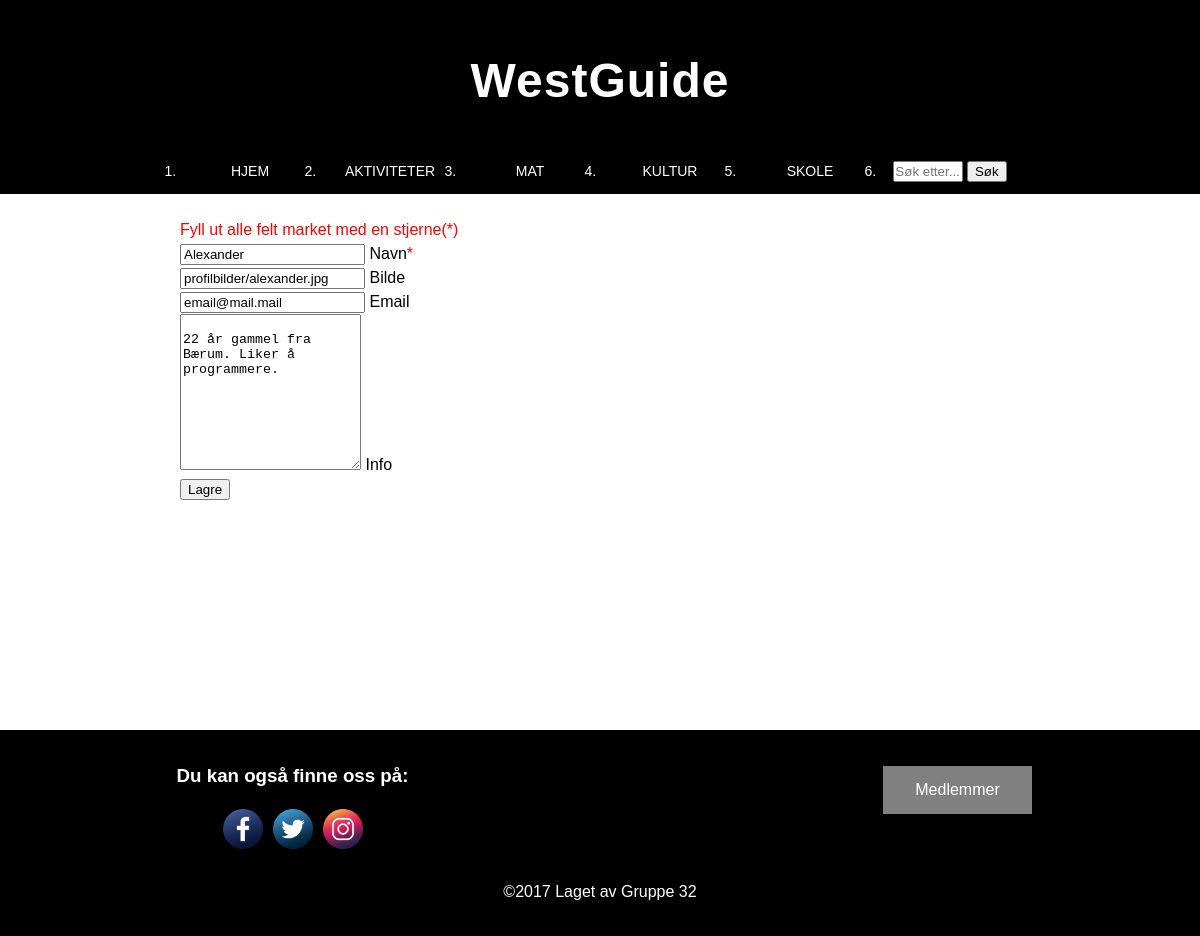
Screenshot of /edit-employee.php?id=3 with the database file from the repository.
### tables this page shows
CREATE TABLE IF NOT EXISTS `employees` (
  `id` int(11) NOT NULL,
  `employee_name` varchar(255) NOT NULL,
  `employee_picture` text,
  `employee_email` text,
  `employee_info` text
);

### connection-footer.php (called while the page is built)
<?php
$statement->execute();
$events = [];
while($row = $statement->fetch(PDO::FETCH_ASSOC))
{
    $events[] = $row;
}

### edit-employee.php (the view, shortened to what this page needs)
<?php
require 'connection-header.php';
$statement = $connection->prepare('SELECT * FROM employees WHERE id =' .$_GET['id']);
require 'connection-footer.php';
require 'header.php';
foreach ($events as $event)
{
    echo '<font color="red">Fyll ut alle felt market med en stjerne(*)</font><br>'; ?>
    <main class="form-edit">
        <div class="">
            <form class="" action="update-employee.php" method="post">
                <div class="">
                    <input class="" type="text" id="edit-name" name="edit-name" value="<?= $event['employee_name'] ?>">
                    <label class="">Navn<font color="red">*</font></label>
                </div>
                <div class="">
                    <input class="" type="text" id="edit-picture" name="edit-picture" value="<?= $event['employee_picture'] ?>">
                    <label class="">Bilde</label>
                </div>
                <div class="">
                    <input class="" type="text" id="edit-email" name="edit-email" value="<?= $event['employee_email'] ?>">
                    <label class="">Email</label>
                </div>
                <div class="">
                    <textarea class="" type="text" rows= "10" id="edit-info" name="edit-info">
                        <?= $event['employee_info']?>
                    </textarea>
                    <label class="" for="body">Info</label>
                </div>
                <button class="">
                    Lagre
                </button>
            </form>
        </div>
    </main>
<?php }
require 'footer.php';
?>

### main.css (style rules this page uses)
body { font-family: Arial, Verdana, Comic Sans; text-align: left; font-size: 1em; line-height: 1.5; margin: 0; }

### rows the page displays
employees: edit-name "Alexander", edit-picture "profilbilder/alexander.jpg", edit-email "email@mail.mail", edit-info "22 år gammel fra Bærum. Liker å programmere."
